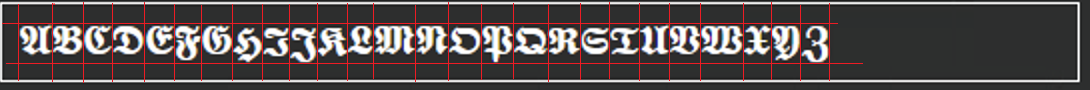
#> input picture python/generators/gfx/cut_capital2.png, 1090 x 90 px
$ python generateText.py
#> lines starting #> are read from the running program, lines starting #| are printed output that depends on the picture
#> in extract_font, img is the input picture: PIL image 1090x90 RGBA; mean R, G, B, A 87.5, 80, 80.2, 255
from PIL import Image


def find_red_lines(img):
    w, h = img.size
#> w = 1090; h = 90

    x_lines = []
    for x in range(w):
        if sum(
            1
            for y in range(h)
            if (lambda p: p[0] > 200 and p[1] < 80 and p[2] < 80)(img.getpixel((x, y)))
        ) > h * 0.5:
            x_lines.append(x)
#> after the loop, x_lines = 27 values from 18 to 829

    y_lines = []
    for y in range(h):
        if sum(
            1
            for x in range(w)
            if (lambda p: p[0] > 200 and p[1] < 80 and p[2] < 80)(img.getpixel((x, y)))
        ) > w * 0.5:
            y_lines.append(y)
#> after the loop, y_lines = [23, 63]

    return x_lines, y_lines


def remove_red(img):
    out = Image.new("RGBA", img.size, (0, 0, 0, 0))
    src = img.load()
    dst = out.load()

    for y in range(img.height):
        for x in range(img.width):
            r, g, b, a = src[x, y]
            if r > 200 and g < 80 and b < 80:
                continue
            dst[x, y] = (r, g, b, a)

    return out


def extract_font(filename, first_char):
    img = Image.open(filename).convert("RGBA")

    x_lines, y_lines = find_red_lines(img)
#> x_lines = 27 values from 18 to 829; y_lines = [23, 63]

    if len(y_lines) < 2:
        raise RuntimeError(f"Couldn't detect horizontal guide lines in {filename}")

    if len(x_lines) < 27:
        raise RuntimeError(f"Couldn't detect vertical guide lines in {filename}")

    img = img.crop((0, y_lines[0] + 1, img.width, y_lines[1]))
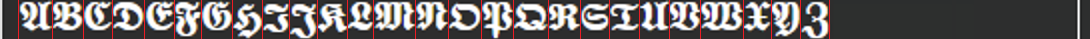
#> img: PIL image 1090x39 RGBA; mean R, G, B, A 109.3, 104, 104.1, 255

    font = {}

    for i in range(26):
        glyph = img.crop((x_lines[i] + 1, 0, x_lines[i + 1], img.height))
        font[chr(first_char + i)] = remove_red(glyph)
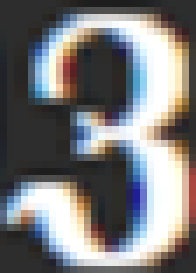
#> glyph: PIL image 28x39 RGBA (shown 7 times larger); mean R, G, B, A 121.4, 120.9, 121.9, 255
#> after the loop, font = 26 items

    return font


def extract_fonts():
    fonts = {}
    fonts.update(extract_font("gfx/cut_capital2.png", ord("A")))
    fonts.update(extract_font("gfx/cut_small2.png", ord("a")))
#> call 2 of extract_font, with filename = 'gfx/cut_small2.png', first_char = 97
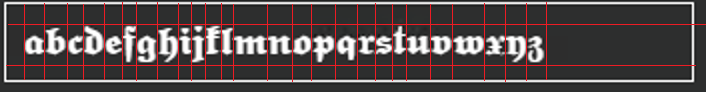
#> input picture python/generators/gfx/cut_small2.png, 706 x 92 px
#> in extract_font, img is the input picture: PIL image 706x92 RGBA; mean R, G, B, A 85.2, 74.9, 75.3, 255
#> in extract_font (call 2), `x_lines, y_lines = find_red_lines(img)`: x_lines = 27 values from 24 to 546; y_lines = [24, 65]
#> in extract_font (call 2), `img = img.crop((0, y_lines[0] + 1, img.width, y_lines[1]))`:
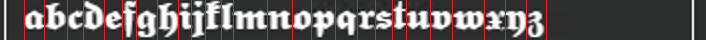
#> img: PIL image 706x40 RGBA; mean R, G, B, A 100.6, 93, 93.3, 255
#> after the loop in extract_font (call 2), `for i in range(26):`:
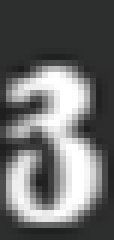
#> glyph: PIL image 19x40 RGBA (shown 6 times larger); mean R, G, B, A 107, 107.4, 107.4, 255
    return fonts


def render_text(text, fonts, width):
    if not fonts:
        return None

    height = max(g.height for g in fonts.values())
    space_width = round(sum(g.width for g in fonts.values()) / len(fonts))

    glyphs = []

    for c in text:
        if c == " ":
            glyphs.append(Image.new("RGBA", (space_width, height), (0, 0, 0, 0)))
        elif c in fonts:
            glyphs.append(fonts[c])

    if not glyphs:
        return None

    total_width = sum(g.width for g in glyphs)

    canvas = Image.new("RGBA", (width, height), (0, 0, 0, 0))

    x = (width - total_width) // 2

    for glyph in glyphs:
        canvas.paste(glyph, (x, height - glyph.height), glyph)
        x += glyph.width

    return canvas


def pixel_is_white(pixel):
    r, g, b, _ = pixel
    return (r + g + b) // 3 > 128


def encode_mode_f(img):
    pixels = img.load()
    data = bytearray()

    for y in range(img.height):
        for x in range(0, img.width, 8):
            v = 0
            for i in range(8):
                if x + i < img.width and pixel_is_white(pixels[x + i, y]):
                    v |= 1 << (7 - i)
            data.append(v)

    return data


def encode_mode_e(img):
    pixels = img.load()
    data = bytearray()

    for y in range(img.height):
        for x in range(0, img.width, 4):
            v = 0
            for i in range(4):
                if x + i < img.width:
                    color = 1 if pixel_is_white(pixels[x + i, y]) else 0
                    v |= color << (6 - i * 2)
            data.append(v)

    return data


def render_and_save(strings_dict, mode="E"):
    print (f"Generating mode {mode}")
    fonts = extract_fonts()
#> fonts = 52 items

    mode = mode.upper()

    if mode == "F":
        width = 320
        encoder = encode_mode_f
    elif mode == "E":
        width = 160
        encoder = encode_mode_e
    else:
        raise ValueError("mode must be E or F")

    for text, outfile in strings_dict.items():
        bitmap = render_text(text, fonts, width)

        if bitmap is None:
            continue

        with open(outfile, "wb") as f:
            f.write(encoder(bitmap))

        print(f"Wrote {outfile}")
#> this loop made 4 passes
#> pass 1, in render_and_save, `bitmap = render_text(text, fonts, width)`:
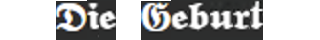
#> bitmap: PIL image 320x40 RGBA; mean R, G, B, A 63.7, 63.8, 63.7, 143.8; transparent parts drawn white
#> after the loop:
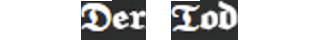
#> bitmap: PIL image 320x40 RGBA; mean R, G, B, A 45.5, 45.4, 45.5, 104; transparent parts drawn white


render_dict = {
    "Die Geburt": "../assets/diegeburt.dta",
    "Der Tunnel": "../assets/dertunnel.dta",
    "Das Leben": "../assets/dasleben.dta",
    "Der Tod": "../assets/dertod.dta",
}

render_and_save(render_dict, mode="F")
